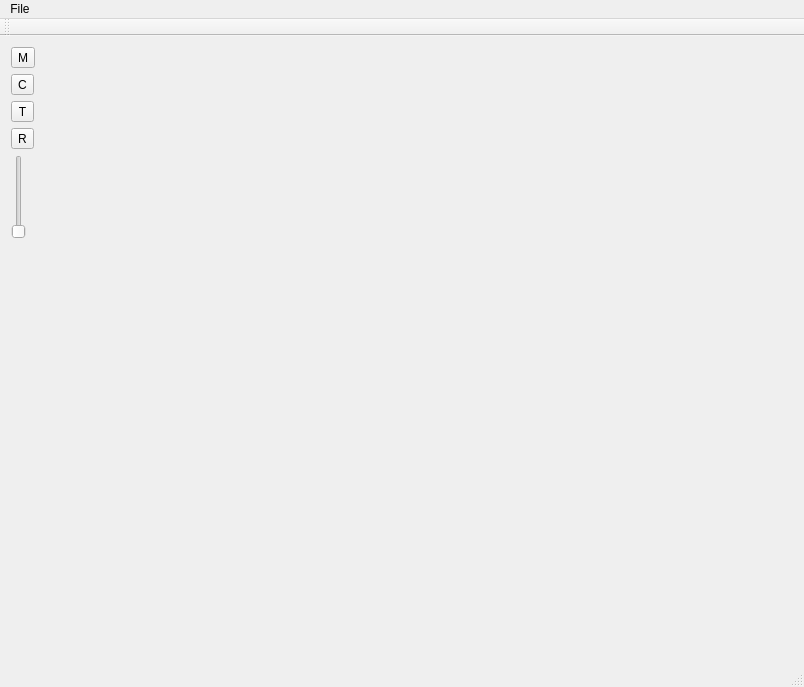
<?xml version="1.0" encoding="UTF-8"?>
<ui version="4.0">
 <class>MainWindow</class>
 <widget class="QMainWindow" name="MainWindow">
  <property name="geometry">
   <rect>
    <x>0</x>
    <y>0</y>
    <width>804</width>
    <height>687</height>
   </rect>
  </property>
  <property name="windowTitle">
   <string>MainWindow</string>
  </property>
  <widget class="QWidget" name="centralWidget">
   <layout class="QGridLayout" name="gridLayout">
    <item row="0" column="1">
     <layout class="QHBoxLayout" name="horizontalLayout_2">
      <item>
       <widget class="EditableSceneWidget" name="sceneWidget" native="true">
        <property name="sizePolicy">
         <sizepolicy hsizetype="Expanding" vsizetype="Expanding">
          <horstretch>0</horstretch>
          <verstretch>0</verstretch>
         </sizepolicy>
        </property>
       </widget>
      </item>
     </layout>
    </item>
    <item row="0" column="0">
     <layout class="QVBoxLayout" name="verticalLayout_2">
      <item>
       <layout class="QVBoxLayout" name="verticalLayout">
        <item>
         <widget class="QToolButton" name="moveTool">
          <property name="text">
           <string>M</string>
          </property>
          <property name="icon">
           <iconset resource="tool-icons.qrc">
            <normaloff>:/icons/icon-move.png</normaloff>:/icons/icon-move.png</iconset>
          </property>
         </widget>
        </item>
        <item>
         <widget class="QToolButton" name="circleTool">
          <property name="text">
           <string>C</string>
          </property>
          <property name="icon">
           <iconset resource="tool-icons.qrc">
            <normaloff>:/icons/icon-circle.png</normaloff>:/icons/icon-circle.png</iconset>
          </property>
         </widget>
        </item>
        <item>
         <widget class="QToolButton" name="triangleTool">
          <property name="text">
           <string>T</string>
          </property>
          <property name="icon">
           <iconset resource="tool-icons.qrc">
            <normaloff>:/icons/icon-triangle.png</normaloff>:/icons/icon-triangle.png</iconset>
          </property>
         </widget>
        </item>
        <item>
         <widget class="QToolButton" name="rectangleTool">
          <property name="text">
           <string>R</string>
          </property>
          <property name="icon">
           <iconset resource="tool-icons.qrc">
            <normaloff>:/icons/icon-rect.png</normaloff>:/icons/icon-rect.png</iconset>
          </property>
         </widget>
        </item>
        <item>
         <widget class="QSlider" name="nodeSizeSlider">
          <property name="sizePolicy">
           <sizepolicy hsizetype="Fixed" vsizetype="Fixed">
            <horstretch>0</horstretch>
            <verstretch>0</verstretch>
           </sizepolicy>
          </property>
          <property name="minimum">
           <number>10</number>
          </property>
          <property name="maximum">
           <number>100</number>
          </property>
          <property name="singleStep">
           <number>10</number>
          </property>
          <property name="orientation">
           <enum>Qt::Vertical</enum>
          </property>
         </widget>
        </item>
        <item>
         <spacer name="verticalSpacer">
          <property name="orientation">
           <enum>Qt::Vertical</enum>
          </property>
          <property name="sizeHint" stdset="0">
           <size>
            <width>20</width>
            <height>40</height>
           </size>
          </property>
         </spacer>
        </item>
       </layout>
      </item>
     </layout>
    </item>
   </layout>
  </widget>
  <widget class="QMenuBar" name="menuBar">
   <property name="geometry">
    <rect>
     <x>0</x>
     <y>0</y>
     <width>804</width>
     <height>19</height>
    </rect>
   </property>
   <widget class="QMenu" name="menuFile">
    <property name="title">
     <string>File</string>
    </property>
    <addaction name="actionExit"/>
   </widget>
   <addaction name="menuFile"/>
  </widget>
  <widget class="QToolBar" name="mainToolBar">
   <attribute name="toolBarArea">
    <enum>TopToolBarArea</enum>
   </attribute>
   <attribute name="toolBarBreak">
    <bool>false</bool>
   </attribute>
  </widget>
  <widget class="QStatusBar" name="statusBar"/>
  <action name="actionExit">
   <property name="text">
    <string>Exit</string>
   </property>
  </action>
 </widget>
 <layoutdefault spacing="6" margin="11"/>
 <customwidgets>
  <customwidget>
   <class>EditableSceneWidget</class>
   <extends>QWidget</extends>
   <header>../common/scene/editablescenewidget.h</header>
   <container>1</container>
  </customwidget>
 </customwidgets>
 <resources>
  <include location="tool-icons.qrc"/>
 </resources>
 <connections/>
</ui>
